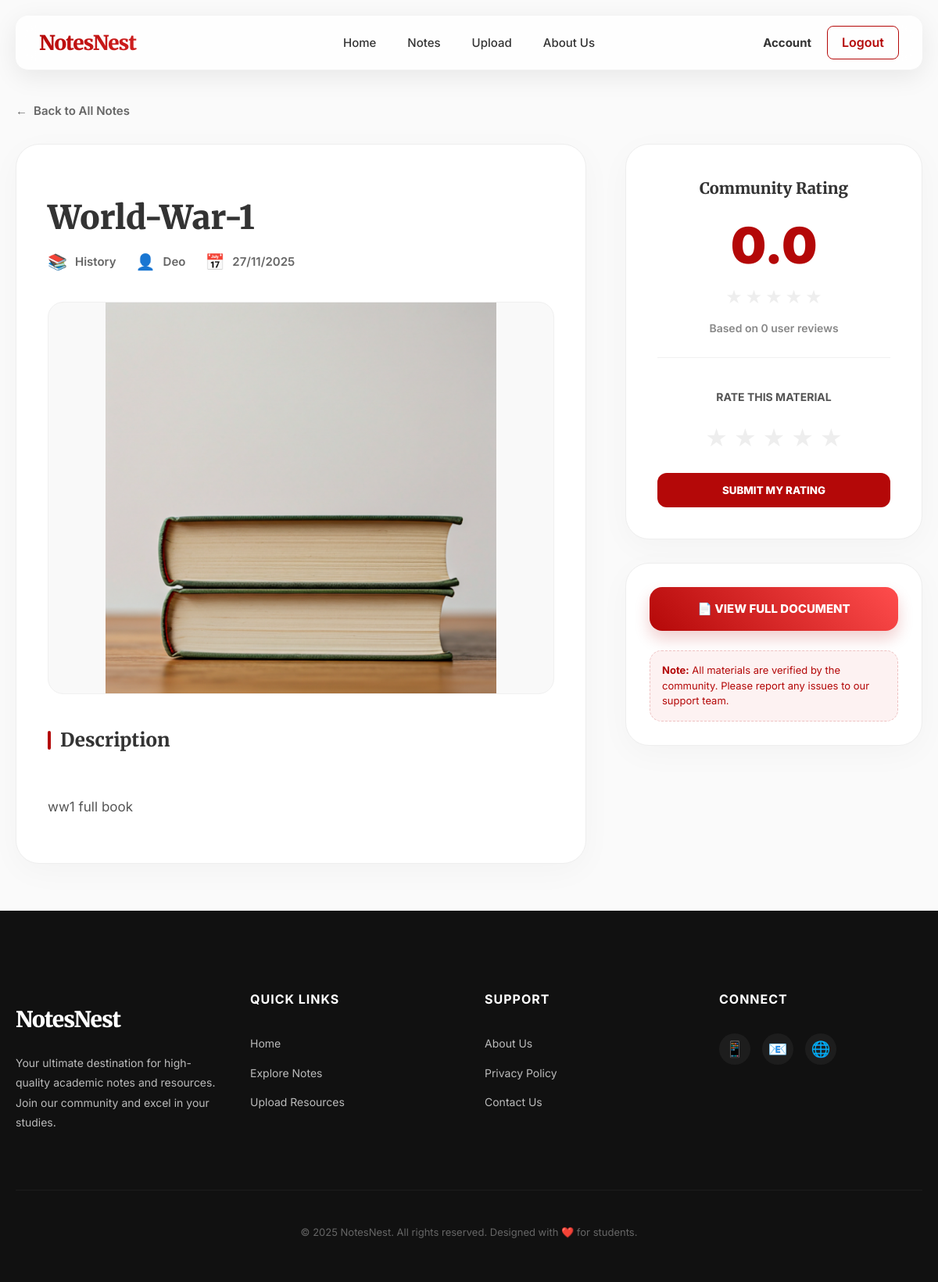
/User/NotesInfo.php?note_id=36 (signed in), run on the app's committed database.
### tables this page shows
CREATE TABLE `tbl_notes` (
  `note_id` int(11) NOT NULL,
  `user_id` int(11) NOT NULL,
  `title` varchar(100) NOT NULL,
  `description` varchar(150) NOT NULL,
  `file_url` varchar(150) NOT NULL,
  `subject_id` int(11) NOT NULL,
  `isApproved` tinyint(1) NOT NULL DEFAULT 0,
  `createdAt` datetime NOT NULL DEFAULT current_timestamp()
);

CREATE TABLE `tbl_subject` (
  `subject_id` int(11) NOT NULL,
  `name` varchar(20) NOT NULL,
  `img` varchar(150) NOT NULL
);

CREATE TABLE `tbl_user` (
  `user_id` int(11) NOT NULL,
  `name` varchar(20) NOT NULL,
  `user_name` varchar(20) NOT NULL,
  `phone_no` bigint(20) NOT NULL,
  `email` varchar(50) NOT NULL,
  `password` varchar(200) NOT NULL,
  `role_id` tinyint(4) NOT NULL,
  `isBlocked` tinyint(1) NOT NULL DEFAULT 0,
  `createdAt` datetime NOT NULL DEFAULT current_timestamp()
);

### User/NotesInfo.php (the view, shortened to what this page needs)
<!DOCTYPE html>
<html lang="en">
<head>
    <link href="style.css" rel="stylesheet" />
</head>
<body class="nn-page" style="background-color: #fafafa;">
    <header class="nn-navbar">
        <div class="nn-container">
            <div class="nn-nav-flex">
                <a href="index.php" class="nn-logo">NotesNest</a>
                <nav class="nn-nav-links">
                    <a href="index.php" class="nn-nav-link">Home</a>
                    <a href="ExplorePage.php" class="nn-nav-link">Notes</a>
                    <a href="Upload.php" class="nn-nav-link">Upload</a>
                    <a href="aboutUs.php" class="nn-nav-link">About Us</a>
                </nav>
                <div class="nn-nav-auth">
                    <a href="user_Profile.php" class="nn-nav-link" style="font-weight: 700;">Account</a>
                    <a href="LogOut.php" class="nn-btn-logout">Logout</a>
                </div>
            </div>
        </div>
    </header>
    <main class="nn-container" style="padding: 60px 20px; flex: 1;">
        <?php
        $conn = new mysqli("localhost", "root", "", "notesnest_db");
        $note_id = (int)$_REQUEST['note_id'];
        $qry = "SELECT n.*, s.name AS subject_name, s.img AS subject_img, u.user_name
                FROM tbl_notes n
                JOIN tbl_subject s ON n.subject_id = s.subject_id
                JOIN tbl_user u ON n.user_id = u.user_id
                WHERE n.note_id = $note_id";
        $res = $conn->query($qry);
        if ($row = $res->fetch_assoc()) {
        ?>
            <div style="margin-bottom: 30px;">
                <a href="ExplorePage.php" style="color: #666; font-weight: 600; display: flex; align-items: center; gap: 8px; font-size: 15px; text-decoration: none;">
                    <span>←</span> Back to All Notes
                </a>
            </div>
            <div style="display: flex; gap: 50px; flex-wrap: wrap; align-items: flex-start;">
                <div style="flex: 1 1 600px;">
                    <div style="background: #fff; padding: 40px; border-radius: 30px; box-shadow: 0 10px 40px rgba(0,0,0,0.03); border: 1px solid #eee;">
                        <h1 style="color: #333; font-size: 42px; font-weight: 900; margin-bottom: 15px; line-height: 1.2; font-family: 'Merriweather', serif;"><?php echo htmlspecialchars($row['title']); ?></h1>
                        <div style="display: flex; gap: 25px; margin-bottom: 35px; flex-wrap: wrap;">
                            <div style="display: flex; align-items: center; gap: 10px; color: #666; font-size: 15px; font-weight: 600;">
                                <span style="font-size: 20px;">📚</span> <?php echo htmlspecialchars($row['subject_name']); ?>
                            </div>
                            <div style="display: flex; align-items: center; gap: 10px; color: #666; font-size: 15px; font-weight: 600;">
                                <span style="font-size: 20px;">👤</span> <?php echo htmlspecialchars($row['user_name']); ?>
                            </div>
                            <div style="display: flex; align-items: center; gap: 10px; color: #666; font-size: 15px; font-weight: 600;">
                                <span style="font-size: 20px;">📅</span> <?php echo date('d/m/Y', strtotime($row['createdAt'])); ?>
                            </div>
                        </div>
                        <div style="position: relative; border-radius: 20px; overflow: hidden; border: 1px solid #f0f0f0; background-color: #f9f9f9; margin-bottom: 40px;">
                            <img src="./<?php echo htmlspecialchars($row['subject_img']); ?>" alt="Note Preview" style="width: 100%; display: block; max-height: 500px; object-fit: contain;" />
                        </div>
                        <div>
                            <h3 style="font-size: 24px; font-weight: 800; color: #333; margin-bottom: 20px; display: flex; align-items: center; gap: 12px;">
                                <span style="width: 4px; height: 24px; background: var(--nn-primary); border-radius: 10px;"></span>
                                Description
                            </h3>
                            <p style="color: #555; line-height: 1.8; font-size: 17px; white-space: pre-line;">
                                <?php echo !empty($row['description']) ? nl2br(htmlspecialchars($row['description'])) : "No detailed description available for this study material. Please refer to the title and subject for content information."; ?>
                            </p>
                        </div>
                    </div>
                </div>
                <div style="flex: 0 0 380px;">
                    <div style="background-color: #fff; padding: 40px; border-radius: 30px; box-shadow: 0 10px 40px rgba(0,0,0,0.03); border: 1px solid #eee; margin-bottom: 30px;">
                        <h3 style="margin: 0 0 25px 0; font-size: 20px; font-weight: 800; color: #333; text-align: center;">Community Rating</h3>
                        <div style="text-align: center; margin-bottom: 25px;">
                            <?php
                            $qryRating = "SELECT ROUND(avg(rating), 1) AS average, count(rating) as total FROM tbl_rating WHERE note_id = $note_id";
                            $resRating = $conn->query($qryRating);
                            $ratingData = $resRating->fetch_assoc();
                            $avgRating = $ratingData['average'] ?: "0.0";
                            ?>
                            <div style="font-size: 64px; font-weight: 900; color: var(--nn-primary); line-height: 1;"><?php echo $avgRating; ?></div>
                            <div style="display: flex; justify-content: center; gap: 4px; margin-top: 15px; font-size: 24px;">
                                <?php
                                $roundedAvg = round($avgRating);
                                for ($i = 1; $i <= 5; $i++) {
                                    $color = ($i <= $roundedAvg) ? '#fcb900' : '#eee';
                                    echo "<span style='color: $color;'>★</span>";
                                }
                                ?>
                            </div>
                            <p style="color: #888; font-size: 14px; margin-top: 10px; font-weight: 600;">Based on <?php echo $ratingData['total']; ?> user reviews</p>
                        </div>
                        <div style="border-top: 1px solid #f0f0f0; padding-top: 25px;">
                            <p style="text-align: center; font-weight: 700; font-size: 14px; color: #555; margin-bottom: 15px;">RATE THIS MATERIAL</p>
                            <form action="" method="post" id="ratingForm">
                                <div style="display: flex; justify-content: center; gap: 8px; margin-bottom: 20px;" class="star-rating-container">
                                    <div class="star-rating">
                                        <input type="radio" id="star5" name="rating" value="5" /><label for="star5">★</label>
                                        <input type="radio" id="star4" name="rating" value="4" /><label for="star4">★</label>
                                        <input type="radio" id="star3" name="rating" value="3" /><label for="star3">★</label>
                                        <input type="radio" id="star2" name="rating" value="2" /><label for="star2">★</label>
                                        <input type="radio" id="star1" name="rating" value="1" /><label for="star1">★</label>
                                    </div>
                                </div>
                                <button type="submit" name="submitRating" class="nn-btn" style="width: 100%; border-radius: 12px; padding: 14px; font-weight: 800;">
                                    SUBMIT MY RATING
                                </button>
                            </form>
                        </div>
                    </div>
                    <div style="background: #fff; padding: 30px; border-radius: 30px; box-shadow: 0 10px 40px rgba(0,0,0,0.03); border: 1px solid #eee;">
                        <a href="<?php echo htmlspecialchars($row['file_url']); ?>" target="_blank" class="nn-btn" style="display: flex; align-items: center; justify-content: center; gap: 10px; width: 100%; padding: 16px 10px; font-size: 15px; font-weight: 800; border-radius: 16px; text-decoration: none; background: linear-gradient(45deg, #b40808, #ff4d4d); box-shadow: 0 10px 20px rgba(180, 8, 8, 0.2); white-space: nowrap; border: none; cursor: pointer; color: #fff;">
                            <span>📄 VIEW FULL DOCUMENT</span>
                        </a>
                        <div style="margin-top: 25px; padding: 15px; background-color: #fdf2f2; border-radius: 15px; font-size: 13px; color: #b40808; border: 1px dashed rgba(180, 8, 8, 0.2); line-height: 1.5;">
                            <strong>Note:</strong> All materials are verified by the community. Please report any issues to our support team.
                        </div>
                    </div>
                </div>
            </div>
        <?php } ?>
    </main>
    <footer class="nn-footer">
        <div class="nn-container">
            <div style="display: grid; grid-template-columns: repeat(auto-fit, minmax(200px, 1fr)); gap: 40px;">
                <div>
                    <h4 class="nn-logo" style="margin-bottom: 20px; -webkit-text-fill-color: #fff; background: none; font-size: 28px;">NotesNest</h4>
                    <p style="color: #bbb; line-height: 1.8; font-size: 14px;">Your ultimate destination for high-quality academic notes and resources. Join our community and excel in your studies.</p>
                </div>
                <div>
                    <h4 style="font-family: 'Inter', sans-serif; font-size: 16px; text-transform: uppercase; letter-spacing: 1px;">Quick Links</h4>
                    <ul style="list-style: none; padding: 0;">
                        <li style="margin-bottom: 12px;"><a href="index.php" style="color: #bbb; font-size: 14px;">Home</a></li>
                        <li style="margin-bottom: 12px;"><a href="ExplorePage.php" style="color: #bbb; font-size: 14px;">Explore Notes</a></li>
                        <li style="margin-bottom: 12px;"><a href="Upload.php" style="color: #bbb; font-size: 14px;">Upload Resources</a></li>
                    </ul>
                </div>
                <div>
                    <h4 style="font-family: 'Inter', sans-serif; font-size: 16px; text-transform: uppercase; letter-spacing: 1px;">Support</h4>
                    <ul style="list-style: none; padding: 0;">
                        <li style="margin-bottom: 12px;"><a href="aboutUs.php" style="color: #bbb; font-size: 14px;">About Us</a></li>
                        <li style="margin-bottom: 12px;"><a href="#" style="color: #bbb; font-size: 14px;">Privacy Policy</a></li>
                        <li style="margin-bottom: 12px;"><a href="#" style="color: #bbb; font-size: 14px;">Contact Us</a></li>
                    </ul>
                </div>
                <div>
                    <h4 style="font-family: 'Inter', sans-serif; font-size: 16px; text-transform: uppercase; letter-spacing: 1px;">Connect</h4>
                    <div style="display: flex; gap: 15px; margin-top: 10px;">
                        <span style="font-size: 20px; color: #fff; cursor: pointer; background: rgba(255,255,255,0.05); width: 40px; height: 40px; display: flex; align-items: center; justify-content: center; border-radius: 50%;">📱</span>
                        <span style="font-size: 20px; color: #fff; cursor: pointer; background: rgba(255,255,255,0.05); width: 40px; height: 40px; display: flex; align-items: center; justify-content: center; border-radius: 50%;">📧</span>
                        <span style="font-size: 20px; color: #fff; cursor: pointer; background: rgba(255,255,255,0.05); width: 40px; height: 40px; display: flex; align-items: center; justify-content: center; border-radius: 50%;">🌐</span>
                    </div>
                </div>
            </div>
            <div style="border-top: 1px solid rgba(255,255,255,0.05); margin-top: 60px; padding-top: 30px; text-align: center;">
                <p style="color: #666; font-size: 13px;">© 2025 NotesNest. All rights reserved. Designed with ❤️ for students.</p>
            </div>
        </div>
    </footer>
</body>
</html>

### User/style.css (style rules this page uses)
:root { --nn-primary: #b40808; --nn-primary-hover: #075606; --nn-secondary: #00457a; --nn-text: #333333; --nn-light-text: #666666; --nn-bg: #ffffff; --nn-light-bg: #fafafa; --nn-border: #e7e7e7; --nn-container-width: 1200px; --nn-shadow: 0 4px 15px rgba(0,0,0,0.05); }
* { box-sizing: border-box; }
body { font-family: 'Inter', sans-serif; color: var(--nn-text); margin: 0; padding: 0; background-color: var(--nn-bg); line-height: 1.6; }
.nn-page { min-height: 100vh; display: flex; flex-direction: column; }
h1, h2, h3, h4, h5, h6 { font-family: 'Merriweather', serif; font-weight: 700; }
.nn-container { max-width: var(--nn-container-width); margin: 0 auto; padding: 0 20px; }
a { color: var(--nn-primary); text-decoration: none; transition: color 0.2s; }
.nn-btn { display: inline-block; padding: 12px 25px; background-color: var(--nn-primary); color: #ffffff; border-radius: 4px; font-weight: 600; text-transform: none; transition: all 0.3s ease; border: none; cursor: pointer; font-family: 'Inter', sans-serif; }
.nn-navbar { background-color: rgba(255, 255, 255, 0.8); backdrop-filter: blur(12px); -webkit-backdrop-filter: blur(12px); height: 70px; display: flex; align-items: center; border-bottom: 1px solid rgba(0, 0, 0, 0.05); position: sticky; top: 20px; margin: 0 20px; border-radius: 16px; z-index: 1000; box-shadow: 0 8px 32px rgba(0, 0, 0, 0.08); }
.nn-navbar .nn-container { max-width: 100%; padding: 0 30px; width: 100%; }
.nn-nav-flex { display: flex; align-items: center; justify-content: space-between; width: 100%; }
.nn-logo { font-family: 'Merriweather', serif; font-size: 26px; font-weight: 900; background: linear-gradient(135deg, var(--nn-primary), #ff4d4d); -webkit-background-clip: text; -webkit-text-fill-color: transparent; letter-spacing: -1px; flex: 1; display: flex; justify-content: flex-start; }
.nn-nav-links { display: flex; gap: 40px; align-items: center; flex: 0 0 auto; }
.nn-nav-link { color: var(--nn-text); font-weight: 500; font-size: 15px; position: relative; padding: 5px 0; transition: color 0.3s ease; }
.nn-nav-link::after { content: ''; position: absolute; bottom: 0; left: 0; width: 0; height: 2px; background: var(--nn-primary); transition: width 0.3s ease; }
.nn-nav-auth { flex: 1; display: flex; justify-content: flex-end; gap: 20px; align-items: center; }
.nn-btn-logout { background: transparent; border: 1.5px solid var(--nn-primary); color: var(--nn-primary); padding: 8px 18px; border-radius: 8px; font-weight: 600; transition: all 0.3s ease; cursor: pointer; font-family: inherit; font-size: inherit; }
.nn-footer { background-color: #111111; color: #ffffff; padding: 80px 0 40px 0; width: 100%; }
.nn-footer h4 { color: #ffffff; margin-bottom: 30px; font-size: 20px; font-family: 'Merriweather', serif; }
.nn-footer a { color: #bbbbbb; transition: color 0.3s ease; }
.nn-footer p { color: #888888; font-size: 14px; }

### User/NotesInfo.php (style rules this page uses)
.star-rating { display: flex; flex-direction: row-reverse; justify-content: center; gap: 8px; }
.star-rating label { font-size: 32px; color: #eee; cursor: pointer; }

### data on the page
tbl_notes: title "World-War-1", subject.name "History", user.user_name "Deo", createdAt "27/11/2025", subject.img (picture), description "ww1 full book"

### other printed values
$avgRating "0.0"
$ratingData['total'] "0"
